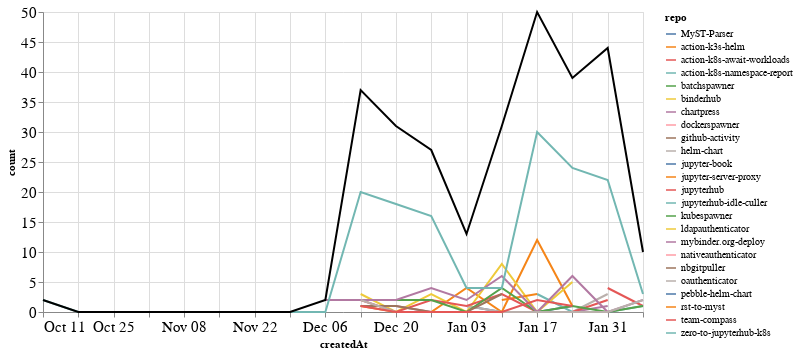

The cell this chart's notebook holds for it:
### Markdown cell above
### Comments

### Code cell
comments_time = comments.groupby('repo').resample('W', on='createdAt').count()['author'].reset_index()
comments_time = comments_time.rename(columns={'author': 'count'})
comments_time_total = comments_time.groupby('createdAt').agg({"count": "sum"}).reset_index()
ch1 = alt.Chart(comments_time, width=600).mark_line().encode(
    x='createdAt',
    y='count',
    color='repo',
    tooltip="repo"
)

ch2 = alt.Chart(comments_time_total, width=600).mark_line(color="black").encode(
    x='createdAt',
    y='count',
)

ch1 + ch2

### Figure 1 — Vega-Lite specification as saved in the notebook (floating-point values rounded to 4 significant figures)
{"config": {"axisLeft": {"labelFontSize": 15}, "axisBottom": {"labelFontSize": 15}}, "layer": [{"data": {"name": "data-de9e3e810eea3ccfce14aee62f463b9b"}, "mark": "line", "encoding": {"color": {"type": "nominal", "field": "repo"}, "tooltip": {"type": "nominal", "field": "repo"}, "x": {"type": "temporal", "field": "createdAt"}, "y": {"type": "quantitative", "field": "count"}}, "width": 600}, {"data": {"name": "data-a13943a4247d5ed0a4449a540e384a37"}, "mark": {"type": "line", "color": "black"}, "encoding": {"x": {"type": "temporal", "field": "createdAt"}, "y": {"type": "quantitative", "field": "count"}}, "width": 600}], "$schema": "https://vega.github.io/schema/vega-lite/v4.8.1.json", "datasets": {"data-de9e3e810eea3ccfce14aee62f463b9b": [{"repo": "MyST-Parser", "createdAt": "2021-01-03T00:00:00", "count": 1}, {"repo": "MyST-Parser", "createdAt": "2021-01-10T00:00:00", "count": 0}, {"repo": "MyST-Parser", "createdAt": "2021-01-17T00:00:00", "count": 0}, {"repo": "MyST-Parser", "createdAt": "2021-01-24T00:00:00", "count": 1}, {"repo": "action-k3s-helm", "createdAt": "2020-12-13T00:00:00", "count": 1}, {"repo": "action-k3s-helm", "createdAt": "2020-12-20T00:00:00", "count": 0}, {"repo": "action-k3s-helm", "createdAt": "2020-12-27T00:00:00", "count": 0}, {"repo": "action-k3s-helm", "createdAt": "2021-01-03T00:00:00", "count": 4}, {"repo": "action-k3s-helm", "createdAt": "2021-01-10T00:00:00", "count": 0}, {"repo": "action-k3s-helm", "createdAt": "2021-01-17T00:00:00", "count": 12}, {"repo": "action-k3s-helm", "createdAt": "2021-01-24T00:00:00", "count": 1}, {"repo": "action-k8s-await-workloads", "createdAt": "2021-01-31T00:00:00", "count": 4}, {"repo": "action-k8s-await-workloads", "createdAt": "2021-02-07T00:00:00", "count": 1}, {"repo": "action-k8s-namespace-report", "createdAt": "2021-01-17T00:00:00", "count": 3}, {"repo": "action-k8s-namespace-report", "createdAt": "2021-01-24T00:00:00", "count": 0}, {"repo": "action-k8s-namespace-report", "createdAt": "2021-01-31T00:00:00", "count": 0}, {"repo": "action-k8s-namespace-report", "createdAt": "2021-02-07T00:00:00", "count": 1}, {"repo": "batchspawner", "createdAt": "2021-01-31T00:00:00", "count": 8}, {"repo": "binderhub", "createdAt": "2020-12-13T00:00:00", "count": 3}, {"repo": "binderhub", "createdAt": "2020-12-20T00:00:00", "count": 0}, {"repo": "binderhub", "createdAt": "2020-12-27T00:00:00", "count": 3}, {"repo": "binderhub", "createdAt": "2021-01-03T00:00:00", "count": 0}, {"repo": "binderhub", "createdAt": "2021-01-10T00:00:00", "count": 8}, {"repo": "binderhub", "createdAt": "2021-01-17T00:00:00", "count": 0}, {"repo": "binderhub", "createdAt": "2021-01-24T00:00:00", "count": 5}, {"repo": "chartpress", "createdAt": "2020-12-13T00:00:00", "count": 1}, {"repo": "chartpress", "createdAt": "2020-12-20T00:00:00", "count": 1}, {"repo": "chartpress", "createdAt": "2020-12-27T00:00:00", "count": 0}, {"repo": "chartpress", "createdAt": "2021-01-03T00:00:00", "count": 0}, {"repo": "chartpress", "createdAt": "2021-01-10T00:00:00", "count": 0}, {"repo": "chartpress", "createdAt": "2021-01-17T00:00:00", "count": 0}, {"repo": "chartpress", "createdAt": "2021-01-24T00:00:00", "count": 0}, {"repo": "chartpress", "createdAt": "2021-01-31T00:00:00", "count": 1}, {"repo": "dockerspawner", "createdAt": "2020-12-20T00:00:00", "count": 7}, {"repo": "github-activity", "createdAt": "2020-12-13T00:00:00", "count": 1}, {"repo": "helm-chart", "createdAt": "2021-01-03T00:00:00", "count": 1}, {"repo": "helm-chart", "createdAt": "2021-01-10T00:00:00", "count": 0}, {"repo": "helm-chart", "createdAt": "2021-01-17T00:00:00", "count": 0}, {"repo": "helm-chart", "createdAt": "2021-01-24T00:00:00", "count": 0}, {"repo": "helm-chart", "createdAt": "2021-01-31T00:00:00", "count": 3}, {"repo": "jupyter-book", "createdAt": "2020-12-13T00:00:00", "count": 1}, {"repo": "jupyter-server-proxy", "createdAt": "2021-01-10T00:00:00", "count": 2}, {"repo": "jupyter-server-proxy", "createdAt": "2021-01-17T00:00:00", "count": 3}, {"repo": "jupyterhub", "createdAt": "2020-12-13T00:00:00", "count": 2}, {"repo": "jupyterhub", "createdAt": "2020-12-20T00:00:00", "count": 0}, {"repo": "jupyterhub", "createdAt": "2020-12-27T00:00:00", "count": 2}, {"repo": "jupyterhub", "createdAt": "2021-01-03T00:00:00", "count": 1}, {"repo": "jupyterhub", "createdAt": "2021-01-10T00:00:00", "count": 3}, {"repo": "jupyterhub", "createdAt": "2021-01-17T00:00:00", "count": 0}, {"repo": "jupyterhub", "createdAt": "2021-01-24T00:00:00", "count": 0}, {"repo": "jupyterhub", "createdAt": "2021-01-31T00:00:00", "count": 2}, {"repo": "jupyterhub-idle-culler", "createdAt": "2021-01-31T00:00:00", "count": 1}, {"repo": "kubespawner", "createdAt": "2020-12-20T00:00:00", "count": 2}, {"repo": "kubespawner", "createdAt": "2020-12-27T00:00:00", "count": 2}, {"repo": "kubespawner", "createdAt": "2021-01-03T00:00:00", "count": 0}, {"repo": "kubespawner", "createdAt": "2021-01-10T00:00:00", "count": 4}, {"repo": "kubespawner", "createdAt": "2021-01-17T00:00:00", "count": 0}, {"repo": "kubespawner", "createdAt": "2021-01-24T00:00:00", "count": 1}, {"repo": "kubespawner", "createdAt": "2021-01-31T00:00:00", "count": 0}, {"repo": "kubespawner", "createdAt": "2021-02-07T00:00:00", "count": 1}, {"repo": "ldapauthenticator", "createdAt": "2020-12-13T00:00:00", "count": 1}, {"repo": "mybinder.org-deploy", "createdAt": "2020-12-06T00:00:00", "count": 2}, {"repo": "mybinder.org-deploy", "createdAt": "2020-12-13T00:00:00", "count": 2}, {"repo": "mybinder.org-deploy", "createdAt": "2020-12-20T00:00:00", "count": 2}, {"repo": "mybinder.org-deploy", "createdAt": "2020-12-27T00:00:00", "count": 4}, {"repo": "mybinder.org-deploy", "createdAt": "2021-01-03T00:00:00", "count": 2}, {"repo": "mybinder.org-deploy", "createdAt": "2021-01-10T00:00:00", "count": 6}, {"repo": "mybinder.org-deploy", "createdAt": "2021-01-17T00:00:00", "count": 0}, {"repo": "mybinder.org-deploy", "createdAt": "2021-01-24T00:00:00", "count": 6}, {"repo": "mybinder.org-deploy", "createdAt": "2021-01-31T00:00:00", "count": 0}, {"repo": "mybinder.org-deploy", "createdAt": "2021-02-07T00:00:00", "count": 2}, {"repo": "nativeauthenticator", "createdAt": "2021-01-31T00:00:00", "count": 3}, {"repo": "nbgitpuller", "createdAt": "2020-12-13T00:00:00", "count": 1}, {"repo": "nbgitpuller", "createdAt": "2020-12-20T00:00:00", "count": 1}, {"repo": "nbgitpuller", "createdAt": "2020-12-27T00:00:00", "count": 0}, {"repo": "nbgitpuller", "createdAt": "2021-01-03T00:00:00", "count": 0}, {"repo": "nbgitpuller", "createdAt": "2021-01-10T00:00:00", "count": 3}, {"repo": "oauthenticator", "createdAt": "2020-12-13T00:00:00", "count": 2}, {"repo": "oauthenticator", "createdAt": "2020-12-20T00:00:00", "count": 0}, {"repo": "oauthenticator", "createdAt": "2020-12-27T00:00:00", "count": 0}, {"repo": "oauthenticator", "createdAt": "2021-01-03T00:00:00", "count": 0}, {"repo": "oauthenticator", "createdAt": "2021-01-10T00:00:00", "count": 0}, {"repo": "oauthenticator", "createdAt": "2021-01-17T00:00:00", "count": 0}, {"repo": "oauthenticator", "createdAt": "2021-01-24T00:00:00", "count": 0}, {"repo": "oauthenticator", "createdAt": "2021-01-31T00:00:00", "count": 0}, {"repo": "oauthenticator", "createdAt": "2021-02-07T00:00:00", "count": 2}, {"repo": "pebble-helm-chart", "createdAt": "2020-12-13T00:00:00", "count": 1}, {"repo": "rst-to-myst", "createdAt": "2021-01-10T00:00:00", "count": 1}, {"repo": "team-compass", "createdAt": "2020-12-13T00:00:00", "count": 1}, {"repo": "team-compass", "createdAt": "2020-12-20T00:00:00", "count": 0}, {"repo": "team-compass", "createdAt": "2020-12-27T00:00:00", "count": 0}, {"repo": "team-compass", "createdAt": "2021-01-03T00:00:00", "count": 0}, {"repo": "team-compass", "createdAt": "2021-01-10T00:00:00", "count": 0}, {"repo": "team-compass", "createdAt": "2021-01-17T00:00:00", "count": 2}, {"repo": "team-compass", "createdAt": "2021-01-24T00:00:00", "count": 1}, {"repo": "zero-to-jupyterhub-k8s", "createdAt": "2020-10-11T00:00:00", "count": 2}, {"repo": "zero-to-jupyterhub-k8s", "createdAt": "2020-10-18T00:00:00", "count": 0}, {"repo": "zero-to-jupyterhub-k8s", "createdAt": "2020-10-25T00:00:00", "count": 0}, {"repo": "zero-to-jupyterhub-k8s", "createdAt": "2020-11-01T00:00:00", "count": 0}, {"repo": "zero-to-jupyterhub-k8s", "createdAt": "2020-11-08T00:00:00", "count": 0}, {"repo": "zero-to-jupyterhub-k8s", "createdAt": "2020-11-15T00:00:00", "count": 0}, {"repo": "zero-to-jupyterhub-k8s", "createdAt": "2020-11-22T00:00:00", "count": 0}, {"repo": "zero-to-jupyterhub-k8s", "createdAt": "2020-11-29T00:00:00", "count": 0}, {"repo": "zero-to-jupyterhub-k8s", "createdAt": "2020-12-06T00:00:00", "count": 0}, {"repo": "zero-to-jupyterhub-k8s", "createdAt": "2020-12-13T00:00:00", "count": 20}, {"repo": "zero-to-jupyterhub-k8s", "createdAt": "2020-12-20T00:00:00", "count": 18}, {"repo": "zero-to-jupyterhub-k8s", "createdAt": "2020-12-27T00:00:00", "count": 16}, {"repo": "zero-to-jupyterhub-k8s", "createdAt": "2021-01-03T00:00:00", "count": 4}, {"repo": "zero-to-jupyterhub-k8s", "createdAt": "2021-01-10T00:00:00", "count": 4}, {"repo": "zero-to-jupyterhub-k8s", "createdAt": "2021-01-17T00:00:00", "count": 30}, {"repo": "zero-to-jupyterhub-k8s", "createdAt": "2021-01-24T00:00:00", "count": 24}, {"repo": "zero-to-jupyterhub-k8s", "createdAt": "2021-01-31T00:00:00", "count": 22}, {"repo": "zero-to-jupyterhub-k8s", "createdAt": "2021-02-07T00:00:00", "count": 3}], "data-a13943a4247d5ed0a4449a540e384a37": [{"createdAt": "2020-10-11T00:00:00", "count": 2}, {"createdAt": "2020-10-18T00:00:00", "count": 0}, {"createdAt": "2020-10-25T00:00:00", "count": 0}, {"createdAt": "2020-11-01T00:00:00", "count": 0}, {"createdAt": "2020-11-08T00:00:00", "count": 0}, {"createdAt": "2020-11-15T00:00:00", "count": 0}, {"createdAt": "2020-11-22T00:00:00", "count": 0}, {"createdAt": "2020-11-29T00:00:00", "count": 0}, {"createdAt": "2020-12-06T00:00:00", "count": 2}, {"createdAt": "2020-12-13T00:00:00", "count": 37}, {"createdAt": "2020-12-20T00:00:00", "count": 31}, {"createdAt": "2020-12-27T00:00:00", "count": 27}, {"createdAt": "2021-01-03T00:00:00", "count": 13}, {"createdAt": "2021-01-10T00:00:00", "count": 31}, {"createdAt": "2021-01-17T00:00:00", "count": 50}, {"createdAt": "2021-01-24T00:00:00", "count": 39}, {"createdAt": "2021-01-31T00:00:00", "count": 44}, {"createdAt": "2021-02-07T00:00:00", "count": 10}]}}
